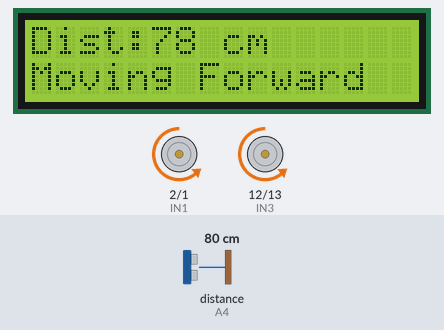
The sketch below on a simulated Arduino Uno, built with avr-gcc and run on an emulated ATmega328P. On the bench: 16×2 character LCD, motor-driver pin pairs drawn as motors (green arrow = first pin HIGH = forward, orange = second pin HIGH = backward, longer = more drive, scaled by the enable pin). Wiring (inferred from the names in the program): ultrasonic range finder: trigger A5; echo A4. The inputs (shaded band) are chosen by the test bench; at power-on: distance to the obstacle (sensor on A4) 80 cm. The echo pulse lasts 58.3 µs per cm.

Above: at 2.2 s.
2.3 s: distance to the obstacle (sensor on A4) set to 40 cm
At 2.8 s:
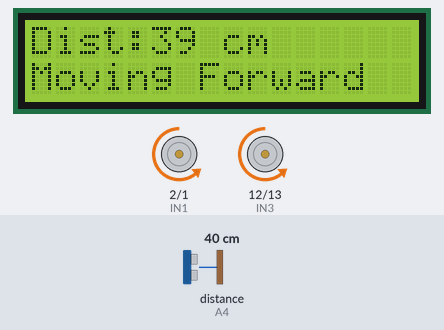
3.8 s: distance to the obstacle (sensor on A4) set to 31 cm
At 5.4 s:
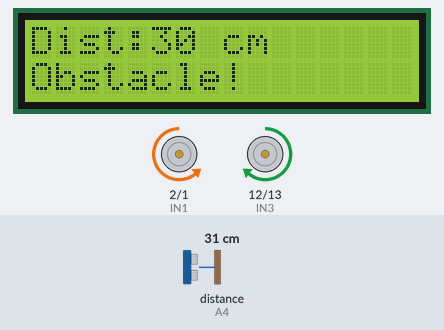
6.8 s: distance to the obstacle (sensor on A4) set to 2 cm
At 9.5 s:
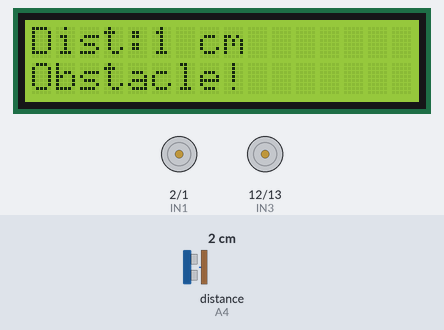
Timing chart, 0 to 15.3 s (numbered marks = the images above; inputs shaded):
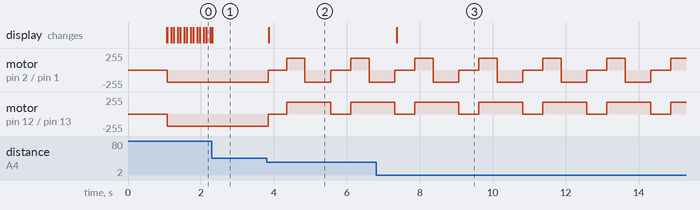

The sketch:

Obstacle_avoidance.ino
```cpp
#include <LiquidCrystal.h>

// LCD pins
LiquidCrystal lcd(8, 9, 4, 5, 6, 7);

// Motor pins
#define ENA 3
#define IN1 2
#define IN2 1

#define ENB 11
#define IN3 12
#define IN4 13

int speedMotor = 180;

// Ultrasonic pins (using analog pins as digital)
#define TRIG A5
#define ECHO A4

long distance;

void forward(int spd) {
  analogWrite(ENA, spd);
  analogWrite(ENB, spd);
  digitalWrite(IN1, LOW); digitalWrite(IN2, HIGH);
  digitalWrite(IN3, LOW); digitalWrite(IN4, HIGH);
}

void backward(int spd) {
  analogWrite(ENA, spd);
  analogWrite(ENB, spd);
  digitalWrite(IN1, HIGH); digitalWrite(IN2, LOW);
  digitalWrite(IN3, HIGH); digitalWrite(IN4, LOW);
}

void stopMotors() {
  analogWrite(ENA, 0);
  analogWrite(ENB, 0);
  digitalWrite(IN1, LOW); digitalWrite(IN2, LOW);
  digitalWrite(IN3, LOW); digitalWrite(IN4, LOW);
}

void turnRight(int spd, int timeMs) {
  analogWrite(ENA, spd);
  analogWrite(ENB, spd);
  digitalWrite(IN1, LOW); digitalWrite(IN2, HIGH);
  digitalWrite(IN3, HIGH); digitalWrite(IN4, LOW);
  delay(timeMs);
  stopMotors();
}

void turnLeft(int spd, int timeMs) {
  analogWrite(ENA, spd);
  analogWrite(ENB, spd);
  digitalWrite(IN1, HIGH); digitalWrite(IN2, LOW);
  digitalWrite(IN3, LOW); digitalWrite(IN4, HIGH);
  delay(timeMs);
  stopMotors();
}

void setup() {
  // Motor pins
  pinMode(IN1, OUTPUT); pinMode(IN2, OUTPUT);
  pinMode(IN3, OUTPUT); pinMode(IN4, OUTPUT);
  pinMode(ENA, OUTPUT); pinMode(ENB, OUTPUT);

  // Ultrasonic pins
  pinMode(TRIG, OUTPUT);
  pinMode(ECHO, INPUT);

  // LCD
  lcd.begin(16, 2);
  lcd.print("Obstacle Avoid");
  delay(1000);
  lcd.clear();
}

// Read ultrasonic distance
long readUltrasonic() {
  digitalWrite(TRIG, LOW);
  delayMicroseconds(2);
  digitalWrite(TRIG, HIGH);
  delayMicroseconds(10);
  digitalWrite(TRIG, LOW);

  long duration = pulseIn(ECHO, HIGH);
  long distance = duration * 0.034 / 2; // cm
  return distance;
}
// Loop
void loop() {
  distance = readUltrasonic();

  lcd.setCursor(0,0);
  lcd.print("Dist:");
  lcd.print(distance);
  lcd.print(" cm   ");

  if(distance < 35) { // obstacle detected
    stopMotors();
    lcd.setCursor(0,1);
    lcd.print("Obstacle!      ");
    delay(500);

    backward(speedMotor);
    delay(500);

    turnRight(speedMotor, 700); // turn to avoid
  }
  else {
    forward(speedMotor);
    lcd.setCursor(0,1);
    lcd.print("Moving Forward ");
  }
  delay(50);
}
```

Measured:
- the behaviour switches between 36 and 35 cm on distance to the obstacle (sensor on A4) (found by bisection; images 1 and 2)
- after the input at 2.3 s, the display: changes at once (image 1)
- after the input at 3.8 s, motor on pin 2 (IN1) / pin 1 (IN2): backward 180/255 → stopped after 0.05 s, → forward 180/255 0.50 s later, → backward 180/255 0.50 s later, → stopped 0.70 s later, … (6 changes in this stretch); motor on pin 12 (IN3) / pin 13 (IN4): alternates forward 180/255 for 1.2 s and stopped for 0.53 s, starting after 0.05 s
- after the input at 6.8 s, the display: changes after 0.56 s (image 3)
